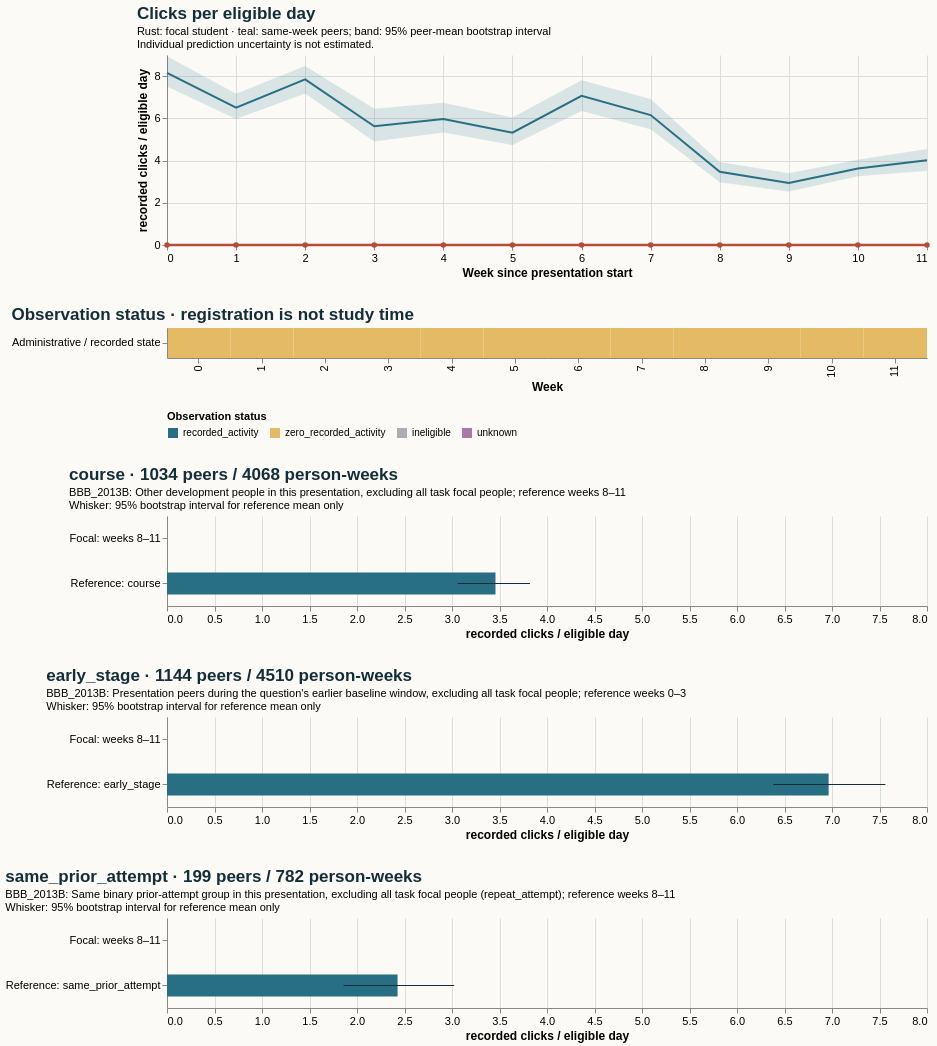

Source (Vega-Lite JSON):
### Vega-Lite specification from a JSON file in a GitHub repository (floating-point values rounded to 4 significant figures)
{"$schema": "https://vega.github.io/schema/vega-lite/v5.20.1.json", "config": {"axis": {"labelFontSize": 11, "titleFontSize": 12}, "background": "#fbfaf7", "font": "sans-serif", "title": {"anchor": "start", "color": "#142e38", "fontSize": 17, "subtitleFontSize": 11}, "view": {"continuousHeight": 300, "continuousWidth": 300, "stroke": null}}, "datasets": {"data-321a5c027045c2716b95c69819c2abf4": [{"hi": null, "lo": null, "series": "Focal: weeks 8–11", "value": 0.0}, {"hi": 3.821, "lo": 3.058, "series": "Reference: course", "value": 3.458}], "data-51d02f3cd57844149c703962c7dab517": [{"eligible_days": 7.0, "end_day": 6, "logging_completeness": "unknown", "observation_status": "zero_recorded_activity", "row": "Administrative / recorded state", "score_status": "withheld_release_time_unknown", "start_day": 0, "value": 0.0, "week": 0}, {"eligible_days": 7.0, "end_day": 13, "logging_completeness": "unknown", "observation_status": "zero_recorded_activity", "row": "Administrative / recorded state", "score_status": "withheld_release_time_unknown", "start_day": 7, "value": 0.0, "week": 1}, {"eligible_days": 7.0, "end_day": 20, "logging_completeness": "unknown", "observation_status": "zero_recorded_activity", "row": "Administrative / recorded state", "score_status": "withheld_release_time_unknown", "start_day": 14, "value": 0.0, "week": 2}, {"eligible_days": 7.0, "end_day": 27, "logging_completeness": "unknown", "observation_status": "zero_recorded_activity", "row": "Administrative / recorded state", "score_status": "withheld_release_time_unknown", "start_day": 21, "value": 0.0, "week": 3}, {"eligible_days": 7.0, "end_day": 34, "logging_completeness": "unknown", "observation_status": "zero_recorded_activity", "row": "Administrative / recorded state", "score_status": "withheld_release_time_unknown", "start_day": 28, "value": 0.0, "week": 4}, {"eligible_days": 7.0, "end_day": 41, "logging_completeness": "unknown", "observation_status": "zero_recorded_activity", "row": "Administrative / recorded state", "score_status": "withheld_release_time_unknown", "start_day": 35, "value": 0.0, "week": 5}, {"eligible_days": 7.0, "end_day": 48, "logging_completeness": "unknown", "observation_status": "zero_recorded_activity", "row": "Administrative / recorded state", "score_status": "withheld_release_time_unknown", "start_day": 42, "value": 0.0, "week": 6}, {"eligible_days": 7.0, "end_day": 55, "logging_completeness": "unknown", "observation_status": "zero_recorded_activity", "row": "Administrative / recorded state", "score_status": "withheld_release_time_unknown", "start_day": 49, "value": 0.0, "week": 7}, {"eligible_days": 7.0, "end_day": 62, "logging_completeness": "unknown", "observation_status": "zero_recorded_activity", "row": "Administrative / recorded state", "score_status": "withheld_release_time_unknown", "start_day": 56, "value": 0.0, "week": 8}, {"eligible_days": 7.0, "end_day": 69, "logging_completeness": "unknown", "observation_status": "zero_recorded_activity", "row": "Administrative / recorded state", "score_status": "withheld_release_time_unknown", "start_day": 63, "value": 0.0, "week": 9}, {"eligible_days": 7.0, "end_day": 76, "logging_completeness": "unknown", "observation_status": "zero_recorded_activity", "row": "Administrative / recorded state", "score_status": "withheld_release_time_unknown", "start_day": 70, "value": 0.0, "week": 10}, {"eligible_days": 7.0, "end_day": 83, "logging_completeness": "unknown", "observation_status": "zero_recorded_activity", "row": "Administrative / recorded state", "score_status": "withheld_release_time_unknown", "start_day": 77, "value": 0.0, "week": 11}], "data-5ae0fdeda164735b7608eb726056c0fd": [{"hi": null, "lo": null, "series": "Focal: weeks 8–11", "value": 0.0}, {"hi": 3.023, "lo": 1.858, "series": "Reference: same_prior_attempt", "value": 2.427}], "data-84cb12b3c71544ab2b60620f1a59c107": [{"end_day": 6, "focal_value": 0.0, "peer_ci_high": 8.937, "peer_ci_low": 7.502, "peer_mean": 8.148, "peer_observations": 1143, "peer_people": 1143, "reference": "course", "unit": "recorded clicks / eligible day", "week": 0}, {"end_day": 13, "focal_value": 0.0, "peer_ci_high": 7.159, "peer_ci_low": 5.973, "peer_mean": 6.502, "peer_observations": 1136, "peer_people": 1136, "reference": "course", "unit": "recorded clicks / eligible day", "week": 1}, {"end_day": 20, "focal_value": 0.0, "peer_ci_high": 8.474, "peer_ci_low": 7.173, "peer_mean": 7.845, "peer_observations": 1119, "peer_people": 1119, "reference": "course", "unit": "recorded clicks / eligible day", "week": 2}, {"end_day": 27, "focal_value": 0.0, "peer_ci_high": 6.457, "peer_ci_low": 4.899, "peer_mean": 5.621, "peer_observations": 1112, "peer_people": 1112, "reference": "course", "unit": "recorded clicks / eligible day", "week": 3}, {"end_day": 34, "focal_value": 0.0, "peer_ci_high": 6.74, "peer_ci_low": 5.334, "peer_mean": 5.963, "peer_observations": 1077, "peer_people": 1077, "reference": "course", "unit": "recorded clicks / eligible day", "week": 4}, {"end_day": 41, "focal_value": 0.0, "peer_ci_high": 6.037, "peer_ci_low": 4.736, "peer_mean": 5.32, "peer_observations": 1070, "peer_people": 1070, "reference": "course", "unit": "recorded clicks / eligible day", "week": 5}, {"end_day": 48, "focal_value": 0.0, "peer_ci_high": 7.804, "peer_ci_low": 6.345, "peer_mean": 7.068, "peer_observations": 1060, "peer_people": 1060, "reference": "course", "unit": "recorded clicks / eligible day", "week": 6}, {"end_day": 55, "focal_value": 0.0, "peer_ci_high": 6.916, "peer_ci_low": 5.48, "peer_mean": 6.156, "peer_observations": 1044, "peer_people": 1044, "reference": "course", "unit": "recorded clicks / eligible day", "week": 7}, {"end_day": 62, "focal_value": 0.0, "peer_ci_high": 3.936, "peer_ci_low": 2.975, "peer_mean": 3.473, "peer_observations": 1034, "peer_people": 1034, "reference": "course", "unit": "recorded clicks / eligible day", "week": 8}, {"end_day": 69, "focal_value": 0.0, "peer_ci_high": 3.394, "peer_ci_low": 2.537, "peer_mean": 2.943, "peer_observations": 1017, "peer_people": 1017, "reference": "course", "unit": "recorded clicks / eligible day", "week": 9}, {"end_day": 76, "focal_value": 0.0, "peer_ci_high": 4.043, "peer_ci_low": 3.253, "peer_mean": 3.624, "peer_observations": 1011, "peer_people": 1011, "reference": "course", "unit": "recorded clicks / eligible day", "week": 10}, {"end_day": 83, "focal_value": 0.0, "peer_ci_high": 4.543, "peer_ci_low": 3.521, "peer_mean": 4.014, "peer_observations": 1006, "peer_people": 1006, "reference": "course", "unit": "recorded clicks / eligible day", "week": 11}], "data-96b9ad37c3a0ceb25879de325bf61f9c": [{"hi": null, "lo": null, "series": "Focal: weeks 8–11", "value": 0.0}, {"hi": 7.562, "lo": 6.381, "series": "Reference: early_stage", "value": 6.964}]}, "resolve": {"scale": {"color": "independent"}}, "spacing": 28, "vconcat": [{"data": {"name": "data-84cb12b3c71544ab2b60620f1a59c107"}, "height": 190, "layer": [{"encoding": {"x": {"axis": {"tickMinStep": 1}, "field": "week", "title": "Week since presentation start", "type": "quantitative"}, "y": {"field": "peer_ci_low", "scale": {"zero": true}, "title": "recorded clicks / eligible day", "type": "quantitative"}, "y2": {"field": "peer_ci_high"}}, "mark": {"color": "#286f83", "opacity": 0.16, "type": "area"}}, {"encoding": {"tooltip": [{"field": "week", "type": "quantitative"}, {"field": "peer_mean", "type": "quantitative"}, {"field": "peer_people", "type": "quantitative"}, {"field": "peer_observations", "type": "quantitative"}], "x": {"field": "week", "type": "quantitative"}, "y": {"field": "peer_mean", "type": "quantitative"}}, "mark": {"color": "#286f83", "strokeWidth": 2, "type": "line"}}, {"encoding": {"tooltip": [{"field": "week", "type": "quantitative"}, {"field": "focal_value", "type": "quantitative"}], "x": {"field": "week", "type": "quantitative"}, "y": {"field": "focal_value", "type": "quantitative"}}, "mark": {"color": "#b64c35", "point": {"color": "#b64c35"}, "strokeWidth": 2.5, "type": "line"}}], "title": {"subtitle": ["Rust: focal student · teal: same-week peers; band: 95% peer-mean bootstrap interval", "Individual prediction uncertainty is not estimated."], "text": "Clicks per eligible day"}, "width": 760}, {"data": {"name": "data-51d02f3cd57844149c703962c7dab517"}, "encoding": {"color": {"field": "observation_status", "legend": {"labelLimit": 260, "orient": "bottom"}, "scale": {"domain": ["recorded_activity", "zero_recorded_activity", "ineligible", "unknown"], "range": ["#286f83", "#e4bb64", "#aaaeb3", "#ac78a5"]}, "title": "Observation status", "type": "nominal"}, "tooltip": [{"field": "week", "type": "quantitative"}, {"field": "eligible_days", "type": "quantitative"}, {"field": "observation_status", "type": "nominal"}, {"field": "logging_completeness", "type": "nominal"}], "x": {"field": "week", "title": "Week", "type": "ordinal"}, "y": {"field": "row", "title": null, "type": "nominal"}}, "height": 30, "mark": {"type": "rect"}, "title": "Observation status · registration is not study time", "width": 760}, {"data": {"name": "data-321a5c027045c2716b95c69819c2abf4"}, "height": 90, "layer": [{"encoding": {"x": {"field": "value", "scale": {"domain": [0, 7.94], "zero": true}, "title": "recorded clicks / eligible day", "type": "quantitative"}, "y": {"field": "series", "sort": null, "title": null, "type": "nominal"}}, "mark": {"color": "#286f83", "size": 22, "type": "bar"}}, {"encoding": {"x": {"field": "lo", "type": "quantitative"}, "x2": {"field": "hi"}, "y": {"field": "series", "sort": null, "title": null, "type": "nominal"}}, "mark": {"color": "#142e38", "type": "rule"}}], "title": {"subtitle": ["BBB_2013B: Other development people in this presentation, excluding all task focal people; reference weeks 8–11", "Whisker: 95% bootstrap interval for reference mean only"], "text": "course · 1034 peers / 4068 person-weeks"}, "width": 760}, {"data": {"name": "data-96b9ad37c3a0ceb25879de325bf61f9c"}, "height": 90, "layer": [{"encoding": {"x": {"field": "value", "scale": {"domain": [0, 7.94], "zero": true}, "title": "recorded clicks / eligible day", "type": "quantitative"}, "y": {"field": "series", "sort": null, "title": null, "type": "nominal"}}, "mark": {"color": "#286f83", "size": 22, "type": "bar"}}, {"encoding": {"x": {"field": "lo", "type": "quantitative"}, "x2": {"field": "hi"}, "y": {"field": "series", "sort": null, "title": null, "type": "nominal"}}, "mark": {"color": "#142e38", "type": "rule"}}], "title": {"subtitle": ["BBB_2013B: Presentation peers during the question's earlier baseline window, excluding all task focal people; reference weeks 0–3", "Whisker: 95% bootstrap interval for reference mean only"], "text": "early_stage · 1144 peers / 4510 person-weeks"}, "width": 760}, {"data": {"name": "data-5ae0fdeda164735b7608eb726056c0fd"}, "height": 90, "layer": [{"encoding": {"x": {"field": "value", "scale": {"domain": [0, 7.94], "zero": true}, "title": "recorded clicks / eligible day", "type": "quantitative"}, "y": {"field": "series", "sort": null, "title": null, "type": "nominal"}}, "mark": {"color": "#286f83", "size": 22, "type": "bar"}}, {"encoding": {"x": {"field": "lo", "type": "quantitative"}, "x2": {"field": "hi"}, "y": {"field": "series", "sort": null, "title": null, "type": "nominal"}}, "mark": {"color": "#142e38", "type": "rule"}}], "title": {"subtitle": ["BBB_2013B: Same binary prior-attempt group in this presentation, excluding all task focal people (repeat_attempt); reference weeks 8–11", "Whisker: 95% bootstrap interval for reference mean only"], "text": "same_prior_attempt · 199 peers / 782 person-weeks"}, "width": 760}]}
